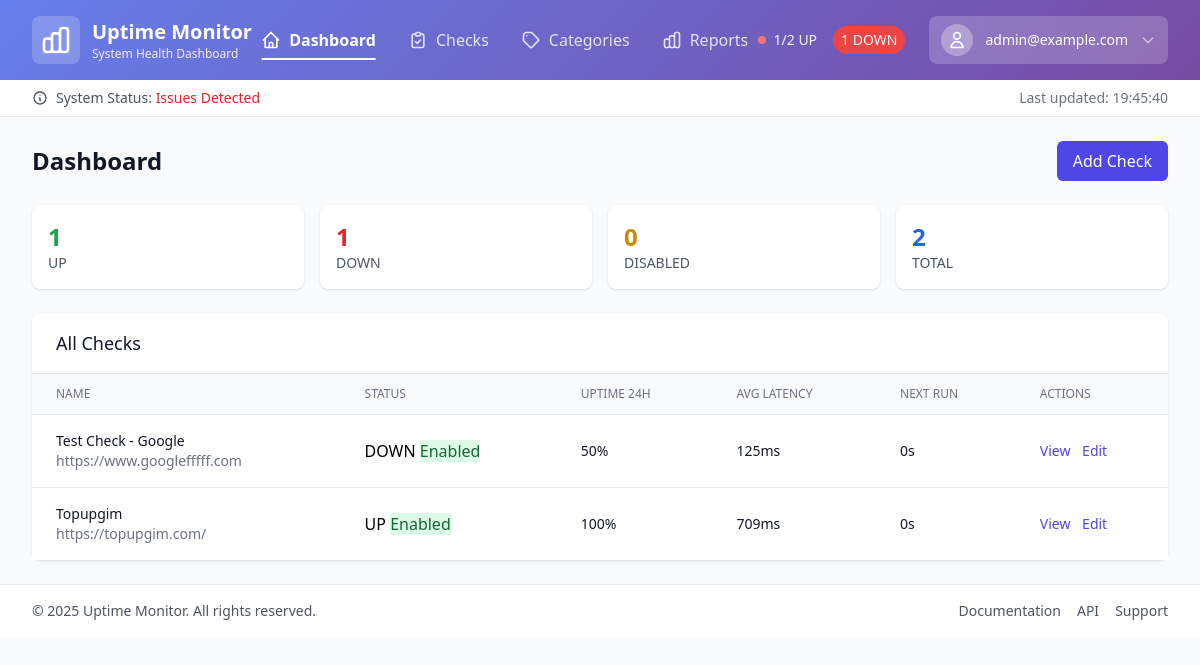
Before: /dashboard.php (signed in) with the older database file.
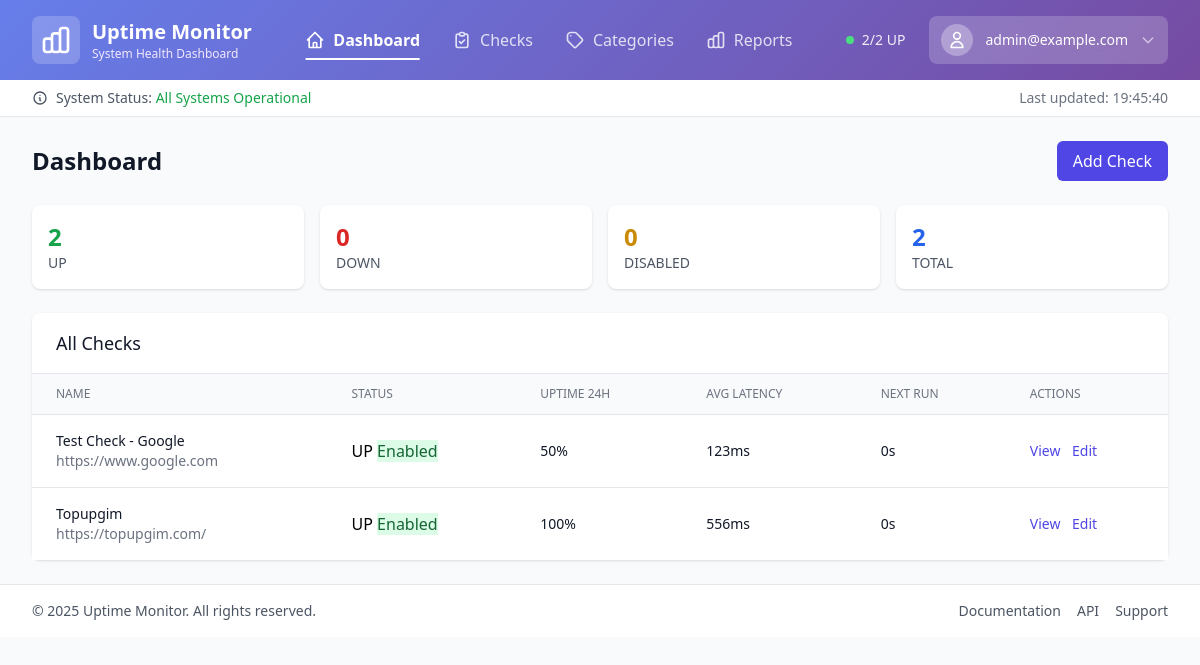
After: the same page with the newer database file.
### tables this page shows
CREATE TABLE `checks` (
  `id` int(11) NOT NULL,
  `name` varchar(255) NOT NULL,
  `category_id` int(11) DEFAULT NULL,
  `url` text NOT NULL,
  `method` enum('GET','POST') DEFAULT 'GET',
  `request_body` text DEFAULT NULL,
  `request_headers` text DEFAULT NULL,
  `expected_status` int(11) DEFAULT 200,
  `expected_headers` text DEFAULT NULL,
  `interval_seconds` int(11) NOT NULL,
  `timeout_seconds` int(11) DEFAULT 30,
  `max_redirects` int(11) DEFAULT 5,
  `alert_emails` text DEFAULT NULL,
  `enabled` tinyint(1) DEFAULT 1,
  `last_state` enum('UP','DOWN') DEFAULT NULL,
  `created_at` timestamp NOT NULL DEFAULT current_timestamp(),
  `updated_at` timestamp NOT NULL DEFAULT current_timestamp() ON UPDATE current_timestamp(),
  `next_run_at` datetime NOT NULL
);

### lib/Database.php (called while the page is built, shortened)
<?php
class Database {
    private static $instance = null;
    private $pdo;
    private $config;
    private function __construct($config) {
        $this->config = $config['database'];
    }
    public static function getInstance($config = null): self {
        if (self::$instance === null) {
            self::$instance = new self($config);
        }
        return self::$instance;
    }
    private function connect(): void {
        $dsn = sprintf(
            'mysql:host=%s;dbname=%s;charset=%s',
            $this->config['host'],
            $this->config['name'],
            $this->config['charset']
        );
        $options = [
            PDO::ATTR_ERRMODE => PDO::ERRMODE_EXCEPTION,
            PDO::ATTR_DEFAULT_FETCH_MODE => PDO::FETCH_ASSOC,
            PDO::ATTR_EMULATE_PREPARES => false,
            PDO::MYSQL_ATTR_INIT_COMMAND => 'SET NAMES utf8mb4'
        ];
        try {
            $this->pdo = new PDO($dsn, $this->config['user'], $this->config['pass'], $options);
        } catch (PDOException $e) {
            error_log('Database connection failed: ' . $e->getMessage());
            throw new Exception('Database connection failed');
        }
    }
    public function query(string $sql, array $params = []): PDOStatement {
        try {
            $stmt = $this->pdo->prepare($sql);
            $stmt->execute($params);
            return $stmt;
        } catch (PDOException $e) {
            $errorMsg = 'Query failed: ' . $e->getMessage() . ' | SQL: ' . $sql . ' | Params: ' . json_encode($params);
            error_log($errorMsg);
            if (strpos($e->getMessage(), "doesn't exist") !== false) {
                throw new Exception('Database table does not exist. Please run the database setup.');
            } elseif (strpos($e->getMessage(), 'Unknown column') !== false) {
                throw new Exception('Database schema is outdated. Please update your database structure.');
            } else {
                throw new Exception('Database query failed: ' . $e->getMessage());
            }
        }
    }
    public function fetchAll(string $sql, array $params = []): array {
        return $this->query($sql, $params)->fetchAll();
    }
    public function fetchOne(string $sql, array $params = []): ?array {
        $result = $this->query($sql, $params)->fetch();
        return $result ?: null;
    }
    public function fetchColumn(string $sql, array $params = []) {
        return $this->query($sql, $params)->fetchColumn();
    }
}

### config/config.php (called while the page is built)
<?php
return [
    'database' => [
        'host' => $_ENV['DB_HOST'] ?? 'localhost',
        'name' => $_ENV['DB_NAME'] ?? 'test2_audiensi',
        'user' => $_ENV['DB_USER'] ?? 'test2_audiensi',
        'pass' => $_ENV['DB_PASS'] ?? '!KNvM9mIOfv8r!i5',
        'charset' => 'utf8mb4'
    ],
    'smtp' => [
        'host' => $_ENV['SMTP_HOST'] ?? 'smtp.gmail.com',
        'port' => $_ENV['SMTP_PORT'] ?? 587,
        'username' => $_ENV['SMTP_USER'] ?? '',
        'password' => $_ENV['SMTP_PASS'] ?? '',
        'encryption' => $_ENV['SMTP_ENCRYPTION'] ?? 'tls',
        'from_email' => $_ENV['FROM_EMAIL'] ?? 'uptime@example.com',
        'from_name' => $_ENV['FROM_NAME'] ?? 'Uptime Monitor'
    ],
    'app' => [
        'timezone' => $_ENV['TIMEZONE'] ?? 'Asia/Jakarta',
        'base_url' => $_ENV['BASE_URL'] ?? 'https://test2.audiensi.com',
        'session_lifetime' => 3600,
        'max_body_sample' => 2048,
        'default_timeout' => 30,
        'max_redirects' => 5
    ],
    'security' => [
        'csrf_lifetime' => 1800,
        'bcrypt_cost' => 12,
        'max_login_attempts' => 5,
        'lockout_duration' => 900
    ],
    'monitoring' => [
        'max_parallel_checks' => 25,
        'batch_size' => 300,
        'max_execution_time' => 300
    ]
];

### lib/Auth.php (called while the page is built, shortened)
<?php
class Auth {
    private $db;
    public function __construct(Database $db, array $config) {
        $this->db = $db;
        $this->config = $config;
    }
    public function isLoggedIn(): bool {
        return true;
    }
    public function getCurrentUser(): ?array {
        return $this->db->fetchOne(
            'SELECT id, email FROM users WHERE id = ?',
            [$_SESSION['user_id']]
        );
    }
}

### dashboard.php (the view, shortened to what the changed rows need)
<?php
require_once 'bootstrap.php';
try {
    $db->query("SELECT 1 FROM checks LIMIT 1");
} catch (Exception $e) {
    if (strpos($e->getMessage(), "doesn't exist") !== false) {
        header('Location: /setup_database.php');
        exit;
    }
}
$checksQuery = "
    SELECT c.*,
           CASE WHEN c.last_state = 'UP' THEN 'UP'
                WHEN c.last_state = 'DOWN' THEN 'DOWN'
                ELSE 'UNKNOWN' END as status,
           (SELECT AVG(duration_ms) FROM check_results cr WHERE cr.check_id = c.id AND cr.started_at >= DATE_SUB(NOW(), INTERVAL 1 DAY)) as avg_latency_24h,
           (SELECT COUNT(*) FROM check_results cr WHERE cr.check_id = c.id AND cr.started_at >= DATE_SUB(NOW(), INTERVAL 1 DAY) AND cr.is_up = 1) as up_count_24h,
           (SELECT COUNT(*) FROM check_results cr WHERE cr.check_id = c.id AND cr.started_at >= DATE_SUB(NOW(), INTERVAL 1 DAY)) as total_count_24h
    FROM checks c
    ORDER BY c.name ASC
";
$checks = $db->fetchAll($checksQuery);
foreach ($checks as $key => $check) {
    $checks[$key]['uptime_24h'] = $check['total_count_24h'] > 0 ?
        round(($check['up_count_24h'] / $check['total_count_24h']) * 100, 1) : 0;
    $checks[$key]['avg_latency_24h'] = $check['avg_latency_24h'] ?
        round($check['avg_latency_24h']) : 0;
    $nextRun = strtotime($check['next_run_at']);
    $now = time();
    $secondsUntilNext = max(0, $nextRun - $now);
    if ($secondsUntilNext < 60) {
        $checks[$key]['next_run_display'] = $secondsUntilNext . 's';
    } else {
        $checks[$key]['next_run_display'] = floor($secondsUntilNext / 60) . 'm';
    }
}
$content = '
<div class="space-y-6">
    <div class="flex justify-between items-center">
        <h1 class="text-2xl font-bold text-gray-900">Dashboard</h1>
    </div>
    <div class="grid grid-cols-1 md:grid-cols-4 gap-4">
        <div class="bg-white p-4 rounded-lg shadow">
            <div class="text-2xl font-bold text-green-600">' . count(array_filter($checks, fn($c) => $c['status'] === 'UP')) . '</div>
            <div class="text-sm text-gray-600">UP</div>
        </div>
        <div class="bg-white p-4 rounded-lg shadow">
            <div class="text-2xl font-bold text-red-600">' . count(array_filter($checks, fn($c) => $c['status'] === 'DOWN')) . '</div>
            <div class="text-sm text-gray-600">DOWN</div>
        </div>
            <div class="text-2xl font-bold text-yellow-600">' . count(array_filter($checks, fn($c) => $c['enabled'] == 0)) . '</div>
            <div class="text-2xl font-bold text-blue-600">' . count($checks) . '</div>
    </div>
    <div class="bg-white shadow rounded-lg">
        <div class="px-6 py-4 border-b border-gray-200">
            <h2 class="text-lg font-medium text-gray-900">All Checks</h2>
        </div>
        <div class="overflow-x-auto">
            <table class="min-w-full divide-y divide-gray-200">
                <thead class="bg-gray-50">
                    <tr>
                        <th class="px-6 py-3 text-left text-xs font-medium text-gray-500 uppercase">Name</th>
                        <th class="px-6 py-3 text-left text-xs font-medium text-gray-500 uppercase">Status</th>
                        <th class="px-6 py-3 text-left text-xs font-medium text-gray-500 uppercase">Uptime 24h</th>
                        <th class="px-6 py-3 text-left text-xs font-medium text-gray-500 uppercase">Avg Latency</th>
                        <th class="px-6 py-3 text-left text-xs font-medium text-gray-500 uppercase">Next Run</th>
                        <th class="px-6 py-3 text-left text-xs font-medium text-gray-500 uppercase">Actions</th>
                    </tr>
                </thead>
                <tbody class="bg-white divide-y divide-gray-200">';
if (empty($checks)) {
    $content .= '
                    <tr>
                        <td colspan="6" class="px-6 py-8 text-center text-gray-500">
                            No checks configured. <a href="/check_form.php" class="text-indigo-600 hover:text-indigo-800">Add your first check</a>
                        </td>
                    </tr>';
} else {
    foreach ($checks as $check) {
        $statusClass = match($check['status']) {
            'UP' => 'status-up',
            'DOWN' => 'status-down',
            default => 'bg-gray-100 text-gray-800'
        };
        $enabledBadge = $check['enabled'] ?
            '<span class="badge bg-green-100 text-green-800">Enabled</span>' :
            '<span class="badge bg-gray-100 text-gray-800">Disabled</span>';
        $content .= '
                    <tr>
                        <td class="px-6 py-4">
                            <div class="text-sm font-medium text-gray-900">' . htmlspecialchars($check['name']) . '</div>
                            <div class="text-sm text-gray-500">' . htmlspecialchars($check['url']) . '</div>
                        </td>
                        <td class="px-6 py-4">
                            <span class="badge ' . $statusClass . '">' . $check['status'] . '</span>
                            ' . $enabledBadge . '
                        </td>
                        <td class="px-6 py-4 text-sm text-gray-900">' . $check['uptime_24h'] . '%</td>
                        <td class="px-6 py-4 text-sm text-gray-900">' . formatDuration($check['avg_latency_24h']) . '</td>
                        <td class="px-6 py-4 text-sm text-gray-900">' . $check['next_run_display'] . '</td>
                        <td class="px-6 py-4 text-sm space-x-2">
                            <a href="/check.php?id=' . $check['id'] . '" class="text-indigo-600 hover:text-indigo-900">View</a>
                            <a href="/check_form.php?id=' . $check['id'] . '" class="text-indigo-600 hover:text-indigo-900">Edit</a>
                        </td>
                    </tr>';
    }
}
$content .= '
                </tbody>
            </table>
        </div>
    </div>
</div>';
renderTemplate('Dashboard', $content);

### bootstrap.php (shortened to what the changed rows need)
<?php
$isCLI = php_sapi_name() === 'cli';
$config = require __DIR__ . '/config/config.php';
date_default_timezone_set($config['app']['timezone']);
spl_autoload_register(function ($class) {
    $file = __DIR__ . '/lib/' . $class . '.php';
});
try {
    $db = Database::getInstance($config);
} catch (Exception $e) {
    error_log('Database initialization failed: ' . $e->getMessage());
    if (ini_get('display_errors')) {
        die('Database connection failed: ' . $e->getMessage());
    } else {
        http_response_code(500);
        die('Database connection failed. Please check configuration.');
    }
}
if (!$isCLI) {
    $auth = new Auth($db, $config);
}
function renderTemplate(string $title, string $content, bool $requireAuth = true): void {
    global $auth, $config, $db;
    if ($requireAuth) {
        $auth->requireAuth();
    }
    $user = $auth->getCurrentUser();
    $csrfToken = $auth->getCsrfToken();
    $currentPage = basename($_SERVER['PHP_SELF'], '.php');
    $stats = [];
    if ($user) {
        try {
            $stats = [
                'total_checks' => $db->fetchColumn("SELECT COUNT(*) FROM checks WHERE enabled = 1") ?: 0,
                'checks_up' => $db->fetchColumn("SELECT COUNT(*) FROM checks WHERE enabled = 1 AND last_state = 'UP'") ?: 0,
                'checks_down' => $db->fetchColumn("SELECT COUNT(*) FROM checks WHERE enabled = 1 AND last_state = 'DOWN'") ?: 0,
                'open_incidents' => $db->fetchColumn("SELECT COUNT(*) FROM incidents WHERE status = 'OPEN'") ?: 0,
            ];
        } catch (Exception $e) {
        }
    }
    echo "<!DOCTYPE html>
<html lang=\"en\">
<head>
    <title>{$title} - Uptime Monitor</title>
    <script src=\"https://cdn.tailwindcss.com\"></script>
</head>
<body class=\"bg-gray-50\">
    <header class=\"header-gradient shadow-lg\">
        <div class=\"max-w-7xl mx-auto px-4 sm:px-6 lg:px-8\">
            <div class=\"flex justify-between items-center py-4\">
                <div class=\"flex items-center space-x-4\">
                    <div class=\"flex items-center space-x-3\">
                        <div>
                            <h1 class=\"text-xl font-bold text-white\">Uptime Monitor</h1>
                        </div>
                    </div>
                </div>
                " . ($user ? "
                    <a href=\"/dashboard.php\" class=\"nav-link text-white/80 hover:text-white " . ($currentPage === 'dashboard' ? 'active' : '') . "\">
                    </a>
                    <a href=\"/checks.php\" class=\"nav-link text-white/80 hover:text-white " . ($currentPage === 'checks' ? 'active' : '') . "\">
                    </a>
                    <a href=\"/categories.php\" class=\"nav-link text-white/80 hover:text-white " . ($currentPage === 'categories' ? 'active' : '') . "\">
                    </a>
                    <a href=\"/reports.php\" class=\"nav-link text-white/80 hover:text-white " . ($currentPage === 'reports' ? 'active' : '') . "\">
                    </a>
                <div class=\"flex items-center space-x-6\">
                    <div class=\"hidden lg:flex items-center space-x-4 text-white/90\">
                        " . (!empty($stats) ? "
                        <div class=\"flex items-center space-x-2\">
                            <div class=\"w-2 h-2 rounded-full " . ($stats['checks_down'] > 0 ? 'bg-red-400 pulse-red' : 'bg-green-400 pulse-green') . "\"></div>
                            <span class=\"text-sm font-medium\">{$stats['checks_up']}/{$stats['total_checks']} UP</span>
                        </div>
                        " . ($stats['checks_down'] > 0 ? "
                        <div class=\"flex items-center space-x-2\">
                            <span class=\"text-sm bg-red-500 text-white px-2 py-1 rounded-full font-medium\">{$stats['checks_down']} DOWN</span>
                        </div>
                        " : "") .
                        ($stats['open_incidents'] > 0 ? "
                            <span class=\"text-sm bg-yellow-500 text-white px-2 py-1 rounded-full font-medium\">{$stats['open_incidents']} Incidents</span>
                        " : "") : "") . "
                    </div>
                            <span class=\"text-sm text-white font-medium hidden md:block\">{$user['email']}</span>
                                <p class=\"text-sm font-medium text-gray-900 truncate\">{$user['email']}</p>
                </div>
                " : "
                ") . "
            </div>
        </div>
    </header>
    " . (!empty($stats) && $user ? "
    <div class=\"bg-white border-b border-gray-200\">
        <div class=\"max-w-7xl mx-auto px-4 sm:px-6 lg:px-8 py-2\">
            <div class=\"flex justify-between items-center text-sm\">
                <div class=\"flex items-center space-x-2 text-gray-600\">
                    <span>System Status: " . ($stats['checks_down'] > 0 ?
                        '<span class="text-red-600 font-medium">Issues Detected</span>' :
                        '<span class="text-green-600 font-medium">All Systems Operational</span>') . "</span>
                </div>
                    Last updated: <span id=\"last-updated\">" . date('H:i:s') . "</span>
            </div>
        </div>
    </div>
    " : "") . "
    <main class=\"max-w-7xl mx-auto py-6 px-4 sm:px-6 lg:px-8\">
        {$content}
    </main>
                    &copy; " . date('Y') . " Uptime Monitor. All rights reserved.
        window.csrfToken = '{$csrfToken}';
</body>
</html>";
}
function formatDuration(int $ms): string {
    if ($ms < 1000) {
        return $ms . 'ms';
    }
    return round($ms / 1000, 2) . 's';
}

Changed rows visible on the page:
changed checks "Test Check - Google": url "https://www.googlefffff.com" → "https://www.google.com"; status "DOWN" → "UP"; avg_latency_24h "125ms" → "123ms"
changed checks "Topupgim": avg_latency_24h "709ms" → "556ms"
Other visible differences:
$stats['checks_up']: "1" → "2"
count(array_filter($checks, fn($c) => $c['status'] === 'UP')): "1" → "2"
count(array_filter($checks, fn($c) => $c['status'] === 'DOWN')): "1" → "0"
$stats['checks_down']: "1" → (not shown)
text no longer shown: "DOWN Issues Detected"
text now shown: "All Systems Operational"
